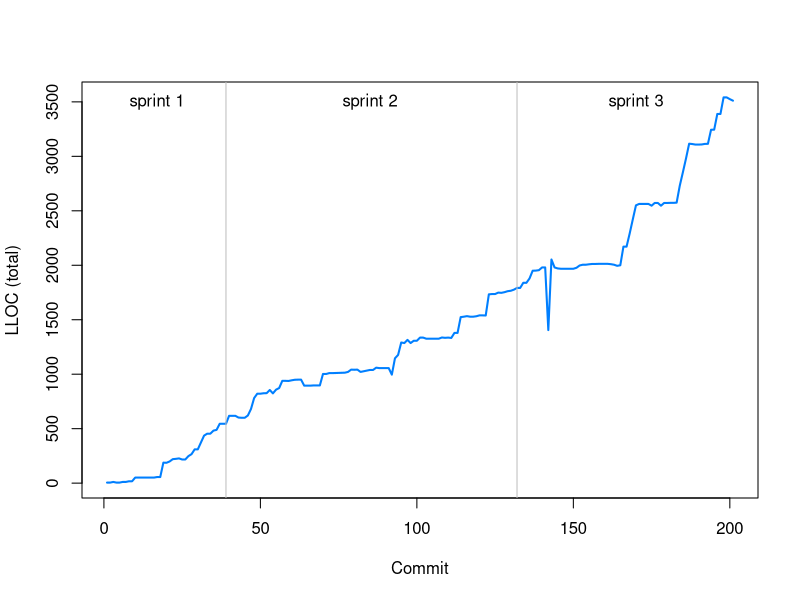
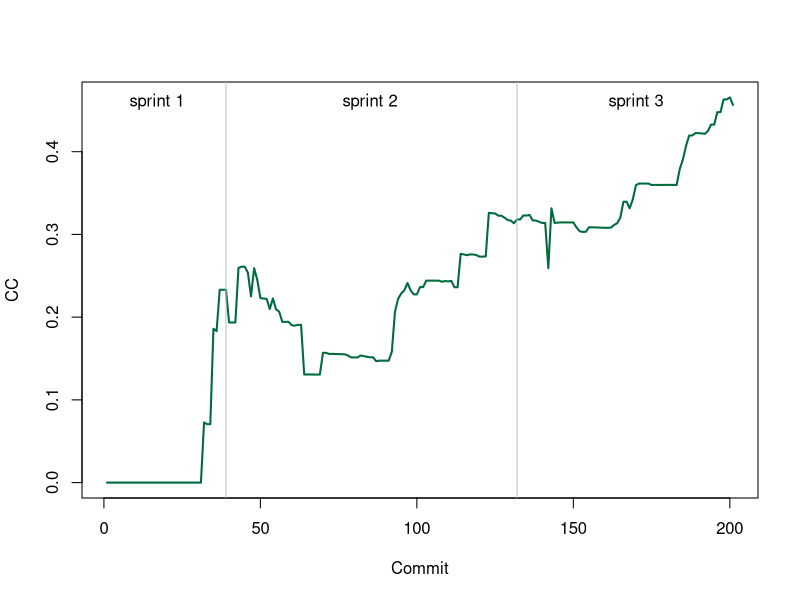
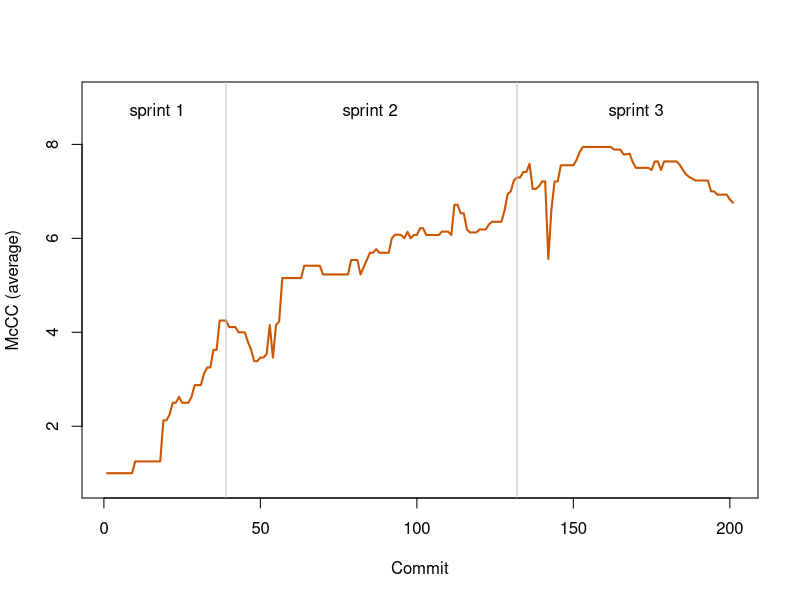
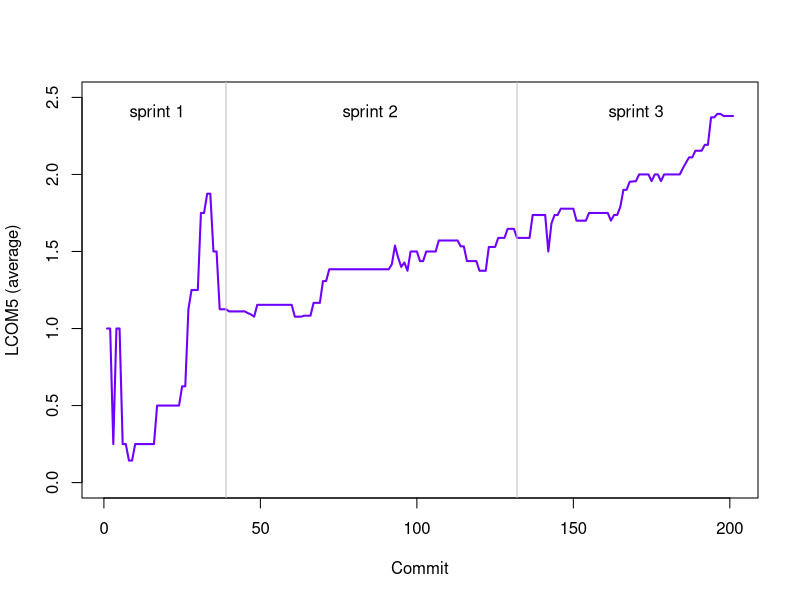
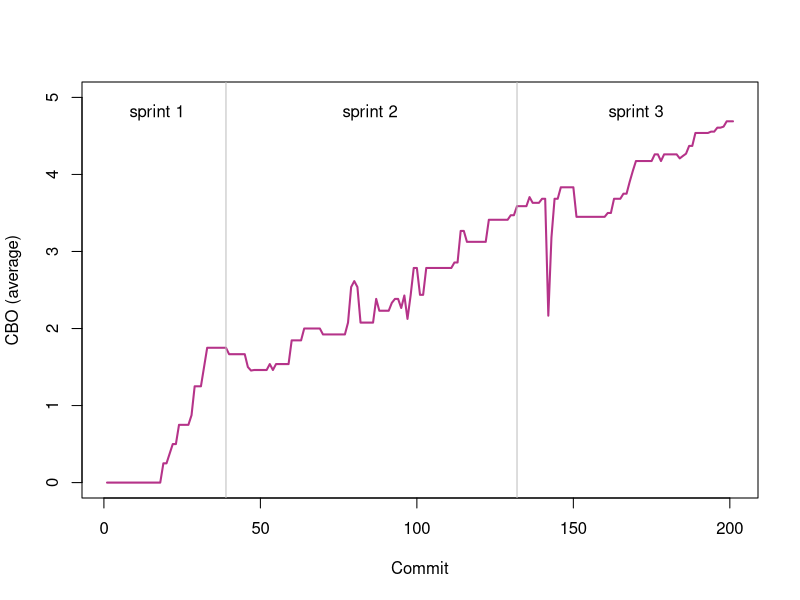
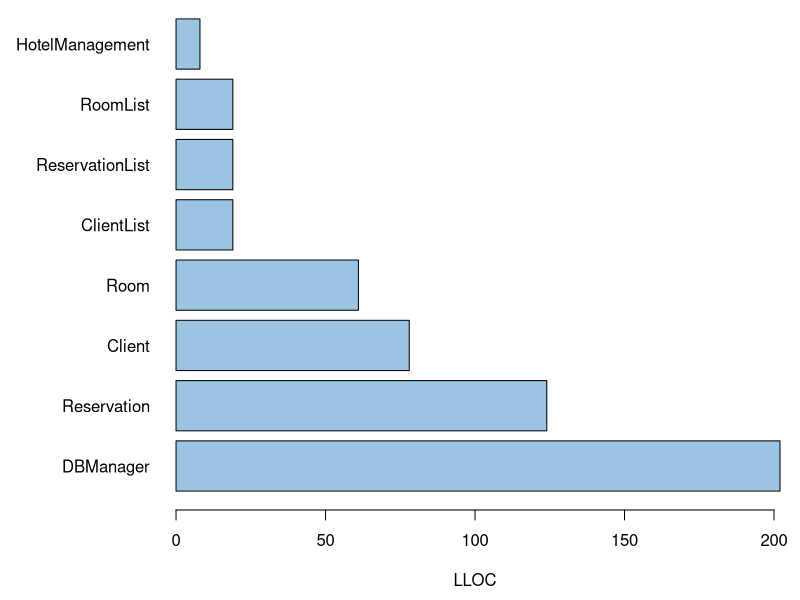
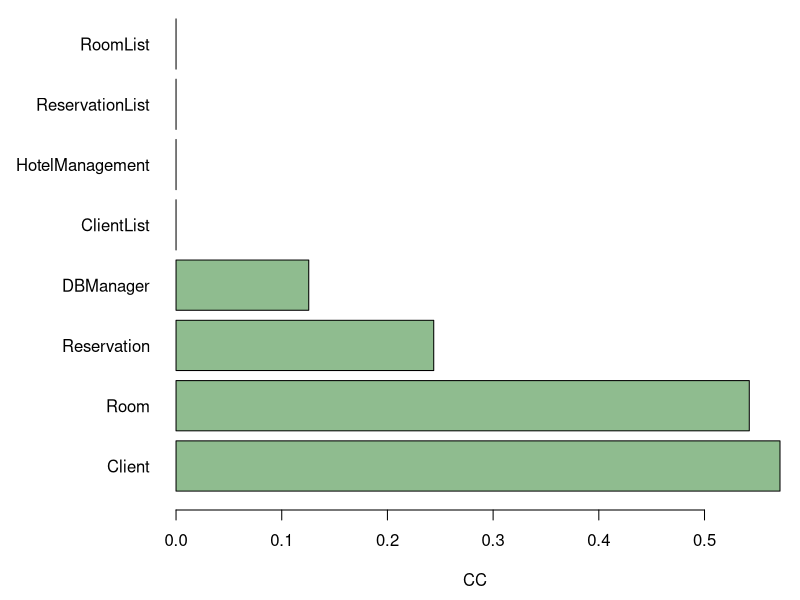
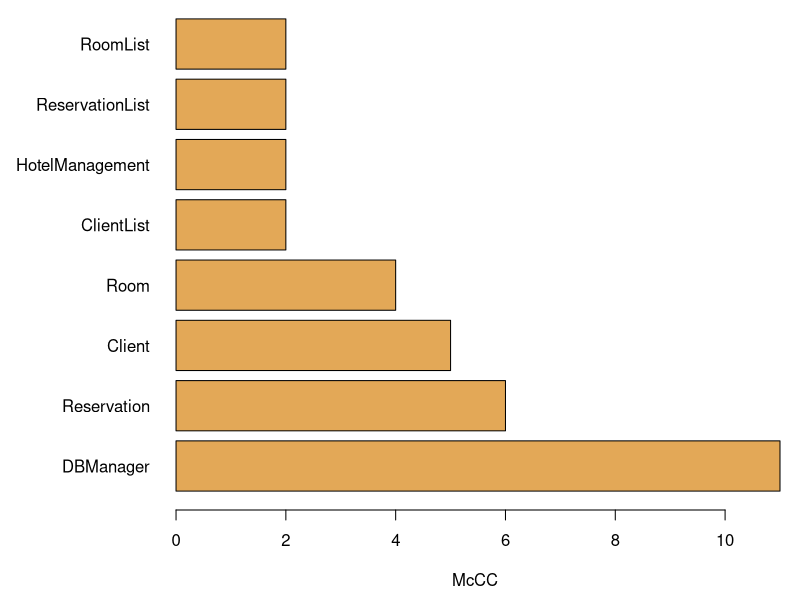

R code for these plots, in order:
## ---- chunk 1
knitr::opts_chunk$set(echo = TRUE)
knitr::opts_chunk$set(dpi=300)
knitr::opts_chunk$set(fig.path = "figs/")
knitr::opts_chunk$set(dev=c('png','postscript'))

class <- read.csv("Class.csv")
files <- read.csv("File.csv")
pkg <- read.csv("Package.csv")

colorLLOC<-"#007FFF"

## ---- chunk 2
plot(pkg$Commit, pkg$LLOC, type="l", col="#007FFF", lwd=2, xlab="Commit", ylab="LLOC (total)")
abline(v=39, col="grey") # sprint 1 end
abline(v=132, col="grey") # sprint 2 end
text(x=17, y=3500, "sprint 1")
text(x=85, y=3500, "sprint 2")
text(x=170, y=3500, "sprint 3")
## ---- chunk 3
plot(pkg$Commit, pkg$CC, type="l", col="#006B3C", lwd=2, xlab="Commit", ylab="CC")
abline(v=39, col="grey") # sprint 1 end
abline(v=132, col="grey") # sprint 2 end
text(x=17, y=0.46, "sprint 1")
text(x=85, y=0.46, "sprint 2")
text(x=170, y=0.46, "sprint 3")
## ---- chunk 4
avgMcCC <- tapply(files$McCC, files$Commit, FUN=mean)
plot(avgMcCC, type="l", col="#CC5500", lwd=2, xlab="Commit", ylab="McCC (average)", ylim=c(0.8,9))
abline(v=39, col="grey") # sprint 1 end
abline(v=132, col="grey") # sprint 2 end
text(x=17, y=8.7, "sprint 1")
text(x=85, y=8.7, "sprint 2")
text(x=170, y=8.7, "sprint 3")
## ---- chunk 5
avgLCOM5 <- tapply(class$LCOM5, class$Commit, FUN=mean)
plot(avgLCOM5, type="l", col="#6F00FF", lwd=2, xlab="Commit", ylab="LCOM5 (average)", ylim=c(0,2.5))
abline(v=39, col="grey") # sprint 1 end
abline(v=132, col="grey") # sprint 2 end
text(x=17, y=2.4, "sprint 1")
text(x=85, y=2.4, "sprint 2")
text(x=170, y=2.4, "sprint 3")
## ---- chunk 6
avgCBO <- tapply(class$CBO, class$Commit, FUN=mean)
plot(avgCBO, type="l", col="#B53389", lwd=2, xlab="Commit", ylab="CBO (average)", ylim=c(0,5))
abline(v=39, col="grey") # sprint 1 end
abline(v=132, col="grey") # sprint 2 end
text(x=17, y=4.8, "sprint 1")
text(x=85, y=4.8, "sprint 2")
text(x=170, y=4.8, "sprint 3")
## ---- chunk 7
labels <- class$Name[class$Commit==39]
vals <- class$LLOC[class$Commit==39]
d<-data.frame(labels=labels,vals=vals)
d<-d[with(d, order(-vals,labels)),]
par(mai=c(0.9,1.7,0,0.2))
barplot(d$vals, horiz=TRUE, names.arg=d$labels, las=1, cex.names=1, col=c("#9BC4E2"), xlab="LLOC")
## ---- chunk 8
labels <- class$Name[class$Commit==39]
vals <- class$CC[class$Commit==39]
d<-data.frame(labels=labels,vals=vals)
d<-d[with(d, order(-vals,labels)),]
par(mai=c(0.9,1.7,0,0.2))
barplot(d$vals, horiz=TRUE, names.arg=d$labels, las=1, cex.names=1, col=c("#8FBC8F"), xlab="CC")
## ---- chunk 9
labels <- files$Name[files$Commit==39]
vals <- files$McCC[files$Commit==39]
d<-data.frame(labels=labels,vals=vals)
d<-d[with(d, order(-vals,labels)),]
par(mai=c(0.9,1.7,0,0.2))
barplot(d$vals, horiz=TRUE, names.arg=d$labels, las=1, cex.names=1, col=c("#E3A857"), xlab="McCC")
## ---- chunk 10
labels <- class$Name[class$Commit==39]
vals <- class$LCOM5[class$Commit==39]
par(mai=c(0.9,1.7,0,0.2))
barplot(d$vals, horiz=TRUE, names.arg=d$labels, las=1, cex.names=1, col=c("#967BB6"), xlab="LCOM5")
## ---- chunk 11
labels <- class$Name[class$Commit==39]
vals <- class$CBO[class$Commit==39]
d<-data.frame(labels=labels,vals=vals)
d<-d[with(d, order(-vals,labels)),]
par(mai=c(0.9,1.7,0,0.2))
barplot(d$vals, horiz=TRUE, names.arg=d$labels, las=1, cex.names=1, col=c("#FFC1CC"), xlab="CBO")
## ---- chunk 12
labels <- class$Name[class$Commit==132]
vals <- class$LLOC[class$Commit==132]
d<-data.frame(labels=labels,vals=vals)
d<-d[with(d, order(-vals,labels)),]
par(mai=c(0.9,1.7,0,0.2))
barplot(d$vals, horiz=TRUE, names.arg=d$labels, las=1, cex.names=0.8, col=c("#9BC4E2"), xlab="LLOC")
## ---- chunk 13
labels <- class$Name[class$Commit==132]
vals <- class$CC[class$Commit==132]
d<-data.frame(labels=labels,vals=vals)
d<-d[with(d, order(-vals,labels)),]
par(mai=c(0.9,1.7,0,0.2))
barplot(d$vals, horiz=TRUE, names.arg=d$labels, las=1, cex.names=0.8, col=c("#8FBC8F"), xlab="CC")
## ---- chunk 14
labels <- files$Name[files$Commit==132]
vals <- files$McCC[files$Commit==132]
d<-data.frame(labels=labels,vals=vals)
d<-d[with(d, order(-vals,labels)),]
par(mai=c(0.9,1.7,0,0.2))
barplot(d$vals, horiz=TRUE, names.arg=d$labels, las=1, cex.names=0.8, col=c("#E3A857"), xlab="McCC")
## ---- chunk 15
labels <- class$Name[class$Commit==132]
vals <- class$LCOM5[class$Commit==132]
d<-data.frame(labels=labels,vals=vals)
d<-d[with(d, order(-vals,labels)),]
par(mai=c(0.9,1.7,0,0.2))
barplot(d$vals, horiz=TRUE, names.arg=d$labels, las=1, cex.names=0.8, col=c("#967BB6"), xlab="LCOM5")
## ---- chunk 16
labels <- class$Name[class$Commit==132]
vals <- class$CBO[class$Commit==132]
d<-data.frame(labels=labels,vals=vals)
d<-d[with(d, order(-vals,labels)),]
par(mai=c(0.9,1.7,0,0.2))
barplot(d$vals, horiz=TRUE, names.arg=d$labels, las=1, cex.names=0.8, col=c("#FFC1CC"), xlab="CBO")
## ---- chunk 17
labels <- class$Name[class$Commit==201]
vals <- class$LLOC[class$Commit==201]
d<-data.frame(labels=labels,vals=vals)
d<-d[with(d, order(-vals,labels)),]
par(mai=c(0.9,1.5,0,0.2))
barplot(d$vals, horiz=TRUE, names.arg=d$labels, las=1, cex.names=0.5, col=c("#9BC4E2"), xlab="LLOC")
## ---- chunk 18
labels <- class$Name[class$Commit==201]
vals <- class$CC[class$Commit==201]
d<-data.frame(labels=labels,vals=vals)
d<-d[with(d, order(-vals,labels)),]
par(mai=c(0.9,1.5,0,0.2))
barplot(d$vals, horiz=TRUE, names.arg=d$labels, las=1, cex.names=0.5, col=c("#8FBC8F"), xlab="CC")
## ---- chunk 19
labels <- files$Name[files$Commit==201]
vals <- files$McCC[files$Commit==201]
d<-data.frame(labels=labels,vals=vals)
d<-d[with(d, order(-vals,labels)),]
par(mai=c(0.9,1.5,0,0.2))
barplot(d$vals, horiz=TRUE, names.arg=d$labels, las=1, cex.names=0.5, col=c("#E3A857"), xlab="McCC")
## ---- chunk 20
labels <- class$Name[class$Commit==201]
vals <- class$LCOM5[class$Commit==201]
d<-data.frame(labels=labels,vals=vals)
d<-d[with(d, order(-vals,labels)),]
par(mai=c(0.9,1.5,0,0.2))
barplot(d$vals, horiz=TRUE, names.arg=d$labels, las=1, cex.names=0.5, col=c("#967BB6"), xlab="LCOM5")
## ---- chunk 21
labels <- class$Name[class$Commit==201]
vals <- class$CBO[class$Commit==201]
d<-data.frame(labels=labels,vals=vals)
d<-d[with(d, order(-vals,labels)),]
par(mai=c(0.9,1.5,0,0.2))
barplot(d$vals, horiz=TRUE, names.arg=d$labels, las=1, cex.names=0.5, col=c("#FFC1CC"), xlab="CBO")
